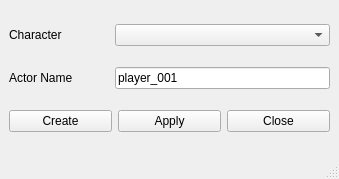
<?xml version="1.0" encoding="UTF-8"?>
<ui version="4.0">
 <class>MainWindow</class>
 <widget class="QMainWindow" name="MainWindow">
  <property name="geometry">
   <rect>
    <x>0</x>
    <y>0</y>
    <width>339</width>
    <height>179</height>
   </rect>
  </property>
  <property name="windowTitle">
   <string>アクター生成</string>
  </property>
  <widget class="QWidget" name="centralwidget">
   <layout class="QVBoxLayout" name="verticalLayout">
    <item>
     <layout class="QHBoxLayout" name="horizontalLayout_3">
      <item>
       <widget class="QLabel" name="label">
        <property name="maximumSize">
         <size>
          <width>100</width>
          <height>16777215</height>
         </size>
        </property>
        <property name="text">
         <string>Character</string>
        </property>
       </widget>
      </item>
      <item>
       <widget class="QComboBox" name="character_box"/>
      </item>
     </layout>
    </item>
    <item>
     <layout class="QHBoxLayout" name="horizontalLayout_2">
      <item>
       <widget class="QLabel" name="label_2">
        <property name="maximumSize">
         <size>
          <width>100</width>
          <height>16777215</height>
         </size>
        </property>
        <property name="text">
         <string>Actor Name</string>
        </property>
       </widget>
      </item>
      <item>
       <widget class="QLineEdit" name="actor_name_edit">
        <property name="sizePolicy">
         <sizepolicy hsizetype="Preferred" vsizetype="Fixed">
          <horstretch>0</horstretch>
          <verstretch>0</verstretch>
         </sizepolicy>
        </property>
        <property name="text">
         <string>player_001</string>
        </property>
       </widget>
      </item>
     </layout>
    </item>
    <item>
     <layout class="QHBoxLayout" name="horizontalLayout">
      <item>
       <widget class="QPushButton" name="ok_button">
        <property name="text">
         <string>Create</string>
        </property>
       </widget>
      </item>
      <item>
       <widget class="QPushButton" name="apply_button">
        <property name="text">
         <string>Apply</string>
        </property>
       </widget>
      </item>
      <item>
       <widget class="QPushButton" name="close_button">
        <property name="text">
         <string>Close</string>
        </property>
       </widget>
      </item>
     </layout>
    </item>
   </layout>
  </widget>
  <widget class="QMenuBar" name="menubar">
   <property name="geometry">
    <rect>
     <x>0</x>
     <y>0</y>
     <width>339</width>
     <height>26</height>
    </rect>
   </property>
  </widget>
  <widget class="QStatusBar" name="statusbar"/>
 </widget>
 <resources/>
 <connections/>
</ui>
